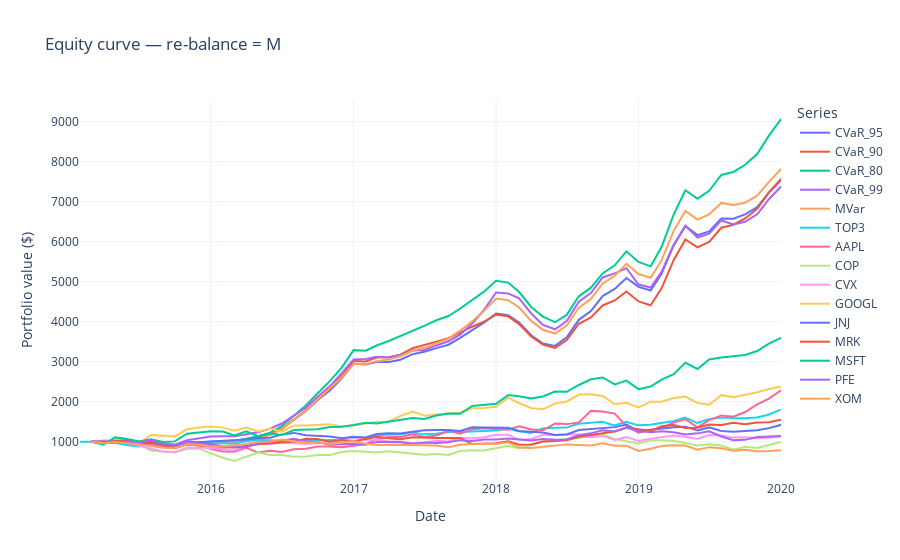
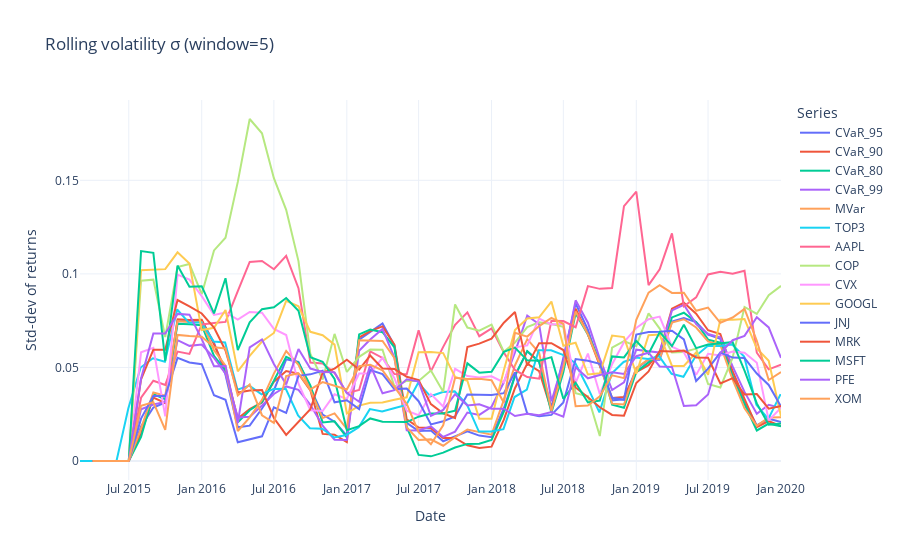
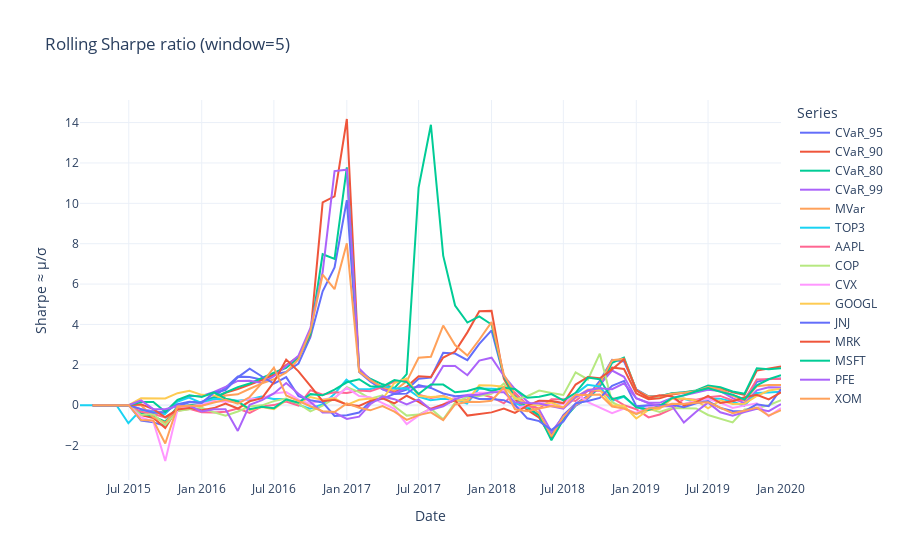
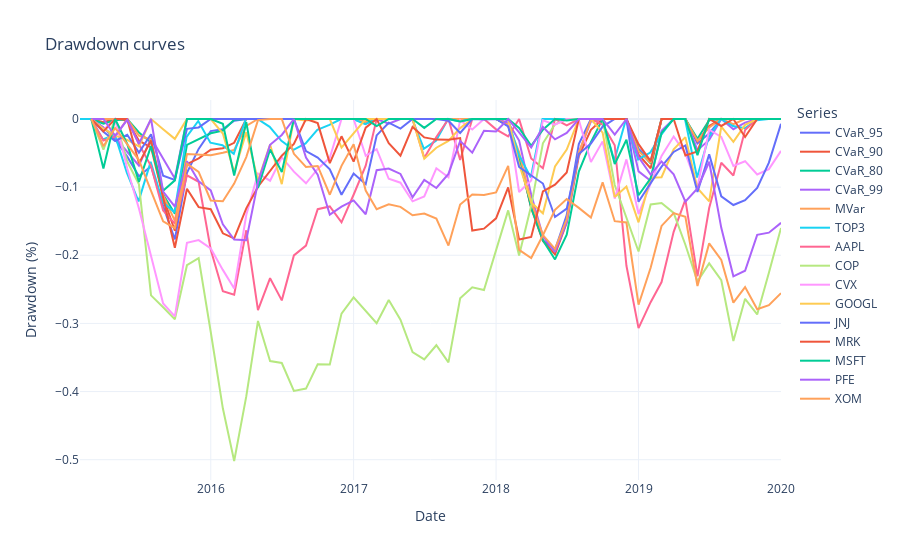

Notebook code for these charts, in order:
### Code cell
# print last weights for both strategies
print("\n===== LAST CVaR WEIGHTS (|w| ≥ {:.4f}) =====".format(SHOW_ABS_GT))
print(w_cvar_80.iloc[-1][w_cvar_80.iloc[-1].abs() >= SHOW_ABS_GT].round(6).to_string())

print("\n===== LAST MVar WEIGHTS (|w| ≥ {:.4f}) =====".format(SHOW_ABS_GT))
print(w_mv.iloc[-1][w_mv.iloc[-1].abs() >= SHOW_ABS_GT].round(6).to_string())

# ── equity curves ──────────────────────────────────────────────────── #
series_equity = {
    "CVaR_95": equity_cvar_95,
    "CVaR_90": equity_cvar_90,
    "CVaR_80": equity_cvar_80,
    "CVaR_99": equity_cvar_99,
    "MVar": equity_mv,
    "TOP3": top3_eq,
} | baselines
line_chart(series_equity, f"Equity curve — re-balance = {FREQ}", "Portfolio value ($)")

# ── KPI charts (rolling CVaR, σ, Sharpe, drawdowns, boxplot) ───────── #
returns = {k: pct_ret(v) for k, v in series_equity.items()}


# 1. Rolling CVaR
# rolling_cvar_series = {k: rolling_cvar(r, BETA, window) for k, r in returns.items()}
# line_chart(
#     rolling_cvar_series,
#     f"Rolling {int(BETA*100)}% CVaR (window={window})",
#     "CVaR (mean loss)",
# )

# 2. Rolling volatility σ
rolling_vol = {k: r.rolling(window).std() for k, r in returns.items()}
line_chart(rolling_vol, f"Rolling volatility σ (window={window})", "Std‑dev of returns")

# 3. Rolling Sharpe
rolling_sharpe = {
    k: r.rolling(window).mean() / r.rolling(window).std() for k, r in returns.items()
}
line_chart(rolling_sharpe, f"Rolling Sharpe ratio (window={window})", "Sharpe ≈ μ/σ")

# 4. Drawdowns
drawdowns = {k: drawdown_curve(eq) for k, eq in series_equity.items()}
line_chart(drawdowns, "Drawdown curves", "Drawdown (%)")

# 5. Box‑plot of period returns
boxplot(returns, "Distribution of period returns")


# if __name__ == "__main__":
#     _run_cli()
